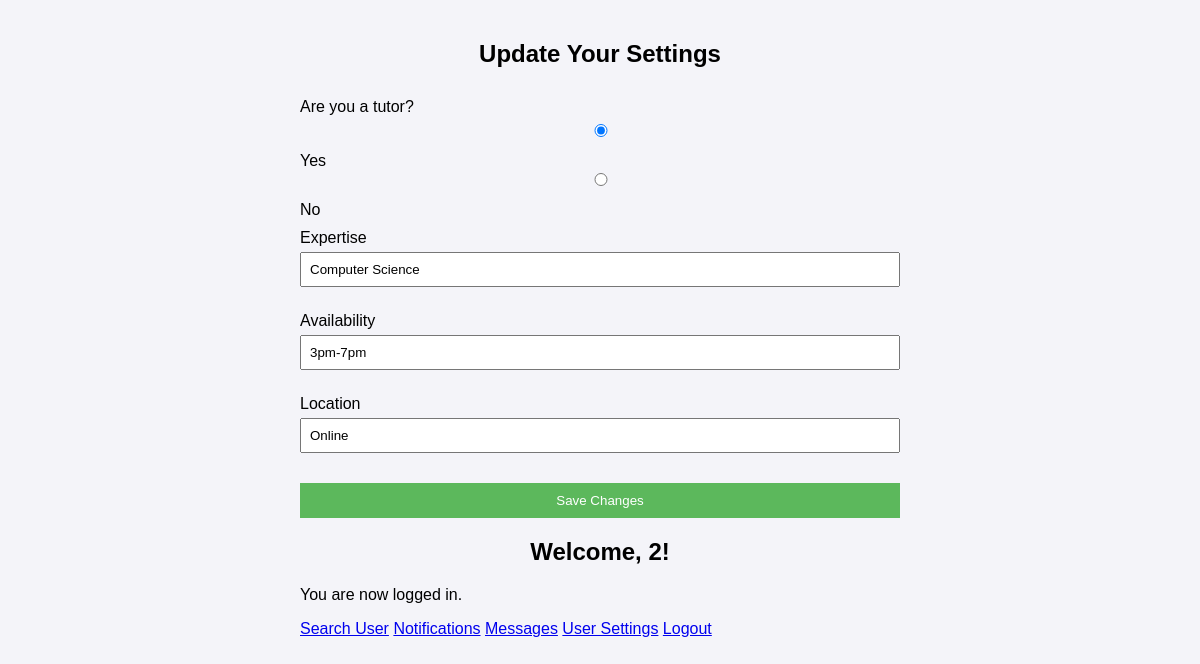
/settings.php (signed in), run on the app's committed database.
### tables this page shows
CREATE TABLE "Users" (
	"id"	INTEGER,
	"username"	TEXT NOT NULL UNIQUE,
	"password"	TEXT NOT NULL,
	"isTutor"	TEXT NOT NULL DEFAULT 'false',
	"expertise"	TEXT NOT NULL DEFAULT 'unspecified',
	"availability"	TEXT NOT NULL DEFAULT 'unspecified',
	"location"	TEXT NOT NULL DEFAULT 'unspecified',
	PRIMARY KEY("id" AUTOINCREMENT)
);

### settings.php (the view, shortened to what this page needs)
<?php
try {
    $db = new PDO('sqlite:360DB.db');
    $db->setAttribute(PDO::ATTR_ERRMODE, PDO::ERRMODE_EXCEPTION);
} catch (PDOException $e) {
    die("Could not connect to the database: " . $e->getMessage());
}
$user_id = $_SESSION['user'];
$query = "SELECT * FROM Users WHERE id = :user_id";
$stmt = $db->prepare($query);
$stmt->bindValue(':user_id', $user_id, PDO::PARAM_INT);
$stmt->execute();
$user = $stmt->fetch(PDO::FETCH_ASSOC);
?>
<!DOCTYPE html>
<html lang="en">
<head>
</head>
<body>
<h2>Update Your Settings</h2>
<form action="settings.php" method="POST">
    <label for="isTutor">Are you a tutor?</label>
    <input type="radio" name="isTutor" value="1" <?= $user['isTutor'] == 'true' ? 'checked' : ''; ?>> Yes
    <input type="radio" name="isTutor" value="0" <?= $user['isTutor'] == 'false' ? 'checked' : ''; ?>> No
    <label for="expertise">Expertise</label>
    <input type="text" name="expertise" id="expertise" value="<?= htmlspecialchars($user['expertise']); ?>" required>
    <label for="availability">Availability</label>
    <input type="text" name="availability" id="availability" value="<?= htmlspecialchars($user['availability']); ?>" required>
    <label for="location">Location</label>
    <input type="text" name="location" id="location" value="<?= htmlspecialchars($user['location']); ?>" required>
    <button type="submit" class="submit-btn">Save Changes</button>
</form>
<h2>Welcome, <?= htmlspecialchars($_SESSION['user']) ?>!</h2>
    <p>You are now logged in.</p>
    <a href="usersearch.php">Search User</a>
    <a href="notifications.php">Notifications</a>
    <a href="messages.php">Messages</a>
    <a href="settings.php">User Settings</a>
    <a href="logout.php">Logout</a>
</body>
</html>

### settings.php (style rules this page uses)
body { font-family: Arial, sans-serif; max-width: 600px; margin: 0 auto; padding: 20px; background-color: #f4f4f9; }
h2 { text-align: center; }
form { display: flex; flex-direction: column; }
label { margin: 10px 0 5px; }
input[type="text"], input[type="radio"] { margin-bottom: 15px; padding: 8px; }
.submit-btn { padding: 10px 20px; background-color: #5cb85c; color: white; border: none; cursor: pointer; margin-top: 15px; }

### data on the page
users: isTutor "☑", expertise "Computer Science", availability "3pm-7pm", location "Online"

### other printed values
$_SESSION['user'] "2"
